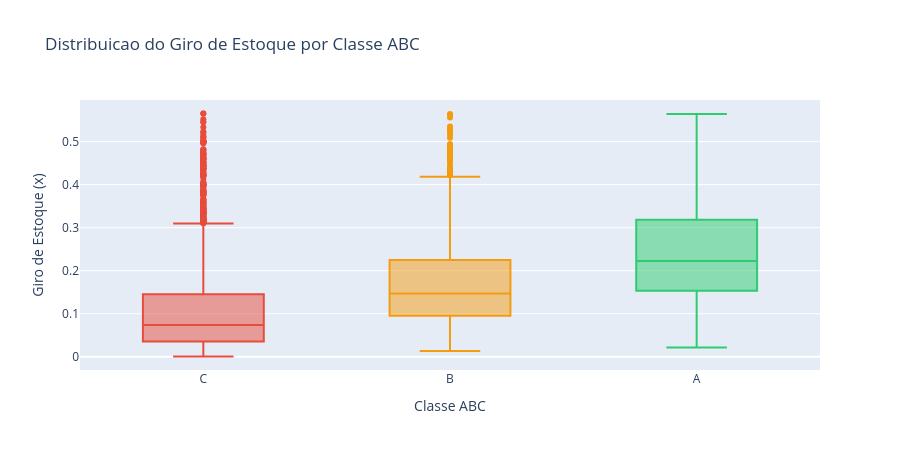

This figure's notebook cell:
### Markdown cell above
## 2. Distribuicao do Giro por Classe ABC

### Code cell
giro_abc = giro.groupby('Classe')['Giro'].agg(['mean', 'median', 'count']).round(2).reset_index()
giro_abc.columns = ['Classe', 'Giro Medio', 'Giro Mediano', 'Produtos']
print(giro_abc.to_string(index=False))

fig = px.box(
    giro[giro['Giro'] < giro['Giro'].quantile(0.95)],
    x='Classe', y='Giro',
    color='Classe',
    color_discrete_map={'A': '#2ecc71', 'B': '#f39c12', 'C': '#e74c3c'},
    title='Distribuicao do Giro de Estoque por Classe ABC',
    labels={'Giro': 'Giro de Estoque (x)', 'Classe': 'Classe ABC'}
)
fig.update_layout(height=450, showlegend=False)
fig.show()

### Figure 1 — Plotly figure (JSON) as saved in the notebook; plotly's stock layout.template omitted (floating-point values rounded to 4 significant figures; data arrays with more than 128 entries replaced by an {"elided": "..."} marker saying what was removed)
{"data": [{"alignmentgroup": "True", "hovertemplate": "Classe ABC=%{x}<br>Giro de Estoque (x)=%{y}<extra></extra>", "legendgroup": "C", "marker": {"color": "#e74c3c"}, "name": "C", "notched": false, "offsetgroup": "C", "orientation": "v", "showlegend": true, "type": "box", "x": {"elided": "2639 str values"}, "x0": " ", "xaxis": "x", "y": {"elided": "2639 float values"}, "y0": " ", "yaxis": "y"}, {"alignmentgroup": "True", "hovertemplate": "Classe ABC=%{x}<br>Giro de Estoque (x)=%{y}<extra></extra>", "legendgroup": "B", "marker": {"color": "#f39c12"}, "name": "B", "notched": false, "offsetgroup": "B", "orientation": "v", "showlegend": true, "type": "box", "x": {"elided": "1491 str values"}, "x0": " ", "xaxis": "x", "y": {"elided": "1491 float values"}, "y0": " ", "yaxis": "y"}, {"alignmentgroup": "True", "hovertemplate": "Classe ABC=%{x}<br>Giro de Estoque (x)=%{y}<extra></extra>", "legendgroup": "A", "marker": {"color": "#2ecc71"}, "name": "A", "notched": false, "offsetgroup": "A", "orientation": "v", "showlegend": true, "type": "box", "x": {"elided": "1252 str values"}, "x0": " ", "xaxis": "x", "y": {"elided": "1252 float values"}, "y0": " ", "yaxis": "y"}], "layout": {"boxmode": "overlay", "height": 450, "legend": {"title": {"text": "Classe ABC"}, "tracegroupgap": 0}, "showlegend": false, "title": {"text": "Distribuicao do Giro de Estoque por Classe ABC"}, "xaxis": {"anchor": "y", "categoryarray": ["C", "B", "A"], "categoryorder": "array", "domain": [0.0, 1.0], "title": {"text": "Classe ABC"}}, "yaxis": {"anchor": "x", "domain": [0.0, 1.0], "title": {"text": "Giro de Estoque (x)"}}}}
